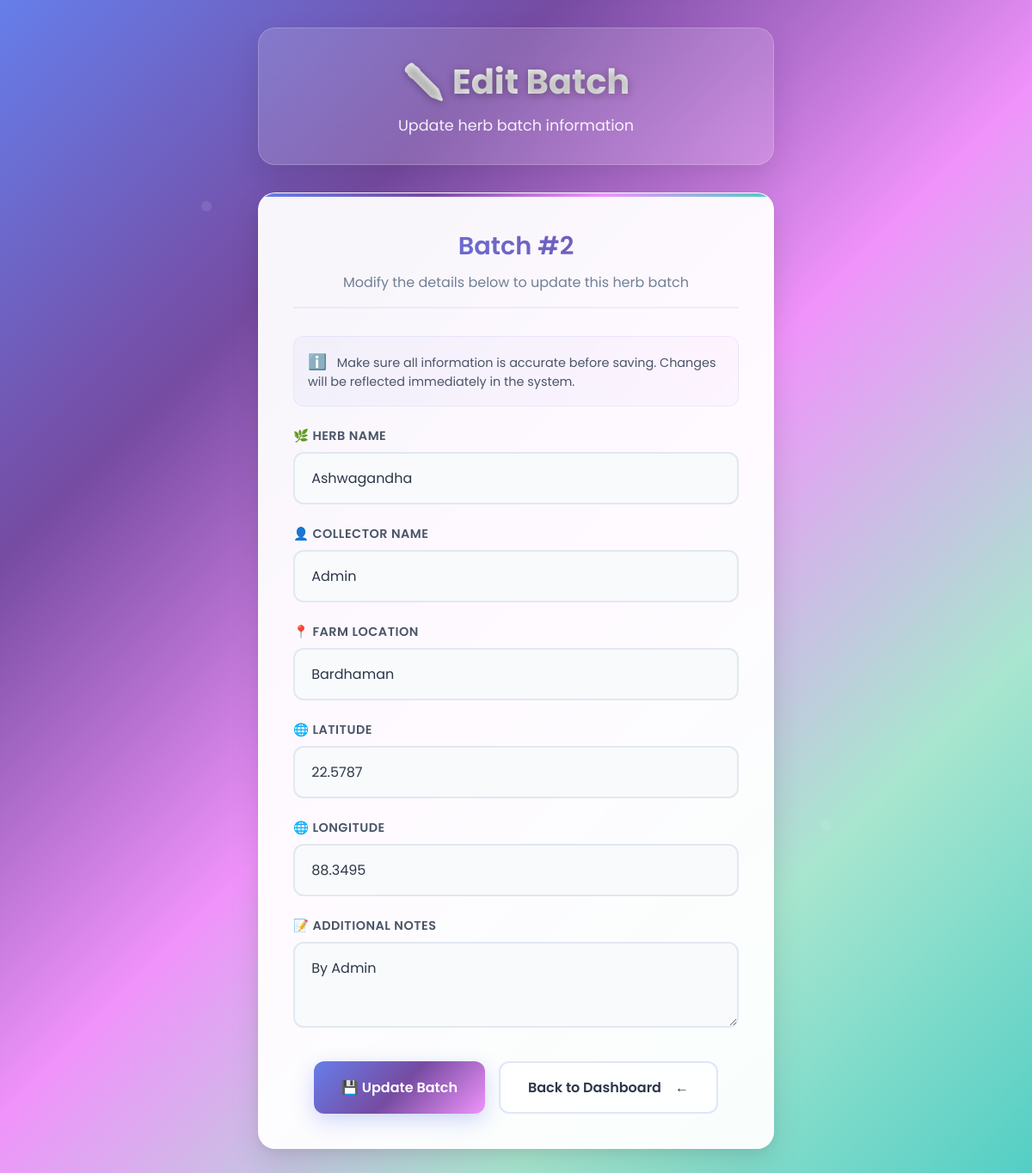
Page /edit_batch/2 (signed in) on the committed database.
### models.py (models this page shows, shortened)
class HerbBatch(db.Model):
    __tablename__ = 'herb_batch'
    id = db.Column(db.Integer, primary_key=True)
    herb_name = db.Column(db.String(120), nullable=False)
    collector = db.Column(db.String(120))
    farm_location = db.Column(db.String(256))
    collected_on = db.Column(db.DateTime, default=datetime.utcnow)  # Full timestamp
    latitude = db.Column(db.Float)        # Geo-tag: Latitude
    longitude = db.Column(db.Float)       # Geo-tag: Longitude
    geo_precision = db.Column(db.Float)   # Optional: GPS accuracy in meters
    notes = db.Column(db.Text)
    qr_code_data = db.Column(db.String(512))  # Encoded QR content or image path
    blockchain_tx = db.Column(db.String(256))  # Future Fabric integration
    user_id = db.Column(db.Integer, db.ForeignKey('user.id'), nullable=False)

### app.py (the view, shortened to what this page needs)
@app.route('/edit_batch/<int:batch_id>', methods=['GET', 'POST'])
@login_required
def edit_batch(batch_id):
    batch = HerbBatch.query.get_or_404(batch_id)
    if batch.user_id != session['user_id']:
        flash("You don't have permission to edit this batch", "danger")
        return redirect(url_for('dashboard'))
    return render_template('edit_batch.html', batch=batch)

### app.py (called while the page is built)
def login_required(f):
    from functools import wraps
    @wraps(f)
    def wrapper(*args, **kwargs):
        if 'user_id' not in session:
            return redirect(url_for('login'))
        return f(*args, **kwargs)
    return wrapper

### templates/edit_batch.html (shortened to what this page needs)
<!DOCTYPE html>
<html lang="en">
<head>
</head>
<body>
    <div class="container">
        <div class="header">
            <h1>✏️ Edit Batch</h1>
            <p>Update herb batch information</p>
        </div>
        <div class="edit-card">
            <div class="form-title">
                <h2>Batch #{{ batch.id }}</h2>
                <p class="batch-info">Modify the details below to update this herb batch</p>
            </div>
            <div class="info-box">
                Make sure all information is accurate before saving. Changes will be reflected immediately in the system.
            </div>
            <form method="POST" id="editForm">
                <div class="form-group">
                    <label for="herb_name">🌿 Herb Name</label>
                    <input type="text" name="herb_name" id="herb_name" value="{{ batch.herb_name }}" required placeholder="Enter herb name">
                </div>
                <div class="form-group">
                    <label for="collector">👤 Collector Name</label>
                    <input type="text" name="collector" id="collector" value="{{ batch.collector }}" required placeholder="Enter collector name">
                </div>
                <div class="form-group">
                    <label for="farm_location">📍 Farm Location</label>
                    <input type="text" name="farm_location" id="farm_location" value="{{ batch.farm_location }}" required placeholder="Enter farm location">
                </div>
                <div class="form-group">
                    <label for="latitude">🌐 Latitude</label>
                    <input type="text" name="latitude" id="latitude" value="{{ batch.latitude or '' }}" placeholder="Enter latitude (optional)">
                </div>
                <div class="form-group">
                    <label for="longitude">🌐 Longitude</label>
                    <input type="text" name="longitude" id="longitude" value="{{ batch.longitude or '' }}" placeholder="Enter longitude (optional)">
                </div>
                <div class="form-group">
                    <label for="notes">📝 Additional Notes</label>
                    <textarea name="notes" id="notes" placeholder="Enter any additional information about this batch...">{{ batch.notes or '' }}</textarea>
                </div>
                <div class="button-group">
                    <button type="submit" class="btn btn-primary">
                        💾 Update Batch
                    </button>
                    <a href="{{ url_for('dashboard') }}" class="btn btn-secondary">
                        Back to Dashboard
                    </a>
                </div>
            </form>
        </div>
    </div>
</body>
</html>

### templates/edit_batch.html (style rules this page uses)
* { margin: 0; padding: 0; box-sizing: border-box; }
body { font-family: 'Poppins', sans-serif; background: linear-gradient(135deg, #667eea 0%, #764ba2 25%, #f093fb 50%, #a8e6cf 75%, #4ecdc4 100%); min-height: 100vh; position: relative; overflow-x: hidden; padding: 2rem 1rem; }
body::before { content: ''; position: fixed; top: 0; left: 0; width: 100%; height: 100%; pointer-events: none; z-index: 0; }
.container { max-width: 600px; margin: 0 auto; position: relative; z-index: 1; }
.header { background: rgba(255, 255, 255, 0.15); backdrop-filter: blur(20px); -webkit-backdrop-filter: blur(20px); border: 1px solid rgba(255, 255, 255, 0.2); padding: 2rem; border-radius: 20px; margin-bottom: 2rem; text-align: center; box-shadow: 0 15px 35px rgba(0, 0, 0, 0.1); animation: slideDown 0.8s ease-out; }
.header h1 { color: #ffffff; font-size: 2.5rem; font-weight: 700; text-shadow: 0 2px 10px rgba(0, 0, 0, 0.3); margin-bottom: 0.5rem; background: linear-gradient(45deg, #ffffff, #f0f0f0); -webkit-background-clip: text; -webkit-text-fill-color: transparent; background-clip: text; }
.header p { color: rgba(255, 255, 255, 0.9); font-size: 1.1rem; font-weight: 400; }
.edit-card { background: rgba(255, 255, 255, 0.95); backdrop-filter: blur(20px); -webkit-backdrop-filter: blur(20px); border: 1px solid rgba(255, 255, 255, 0.3); border-radius: 20px; padding: 2.5rem; box-shadow: 0 15px 35px rgba(0, 0, 0, 0.1), 0 5px 15px rgba(0, 0, 0, 0.05); position: relative; overflow: hidden; animation: slideUp 0.8s ease-out 0.2s both; margin-bottom: 2rem; }
.edit-card::before { content: ''; position: absolute; top: 0; left: 0; right: 0; height: 4px; background: linear-gradient(90deg, #667eea, #764ba2, #f093fb, #4ecdc4); border-radius: 20px 20px 0 0; }
.form-title { text-align: center; margin-bottom: 2rem; padding-bottom: 1rem; border-bottom: 2px solid rgba(102, 126, 234, 0.1); }
.form-title h2 { color: #2d3748; font-size: 1.8rem; font-weight: 600; margin-bottom: 0.5rem; background: linear-gradient(45deg, #667eea, #764ba2); -webkit-background-clip: text; -webkit-text-fill-color: transparent; background-clip: text; }
.form-title .batch-info { color: #718096; font-size: 1rem; font-weight: 400; }
.form-group { margin-bottom: 1.5rem; position: relative; }
.form-group label { display: block; color: #4a5568; font-weight: 600; font-size: 0.9rem; text-transform: uppercase; letter-spacing: 0.5px; margin-bottom: 0.5rem; display: flex; align-items: center; gap: 0.5rem; }
.form-group input, .form-group textarea { width: 100%; padding: 1rem 1.2rem; border: 2px solid #e2e8f0; border-radius: 12px; background: #f8fafc; color: #2d3748; font-size: 1rem; font-weight: 400; transition: all 0.3s cubic-bezier(0.4, 0, 0.2, 1); font-family: 'Poppins', sans-serif; }
.form-group textarea { min-height: 100px; resize: vertical; }
.form-group input::placeholder, .form-group textarea::placeholder { color: #a0aec0; font-weight: 300; }
.info-box { background: linear-gradient(45deg, rgba(102, 126, 234, 0.05), rgba(240, 147, 251, 0.05)); border: 1px solid rgba(102, 126, 234, 0.1); border-radius: 12px; padding: 1rem; margin-bottom: 1.5rem; color: #4a5568; font-size: 0.9rem; line-height: 1.5; }
.info-box::before { content: 'ℹ️'; display: inline-block; margin-right: 8px; font-size: 1.1rem; }
.button-group { display: flex; gap: 1rem; justify-content: center; margin-top: 2rem; flex-wrap: wrap; }
.btn { display: inline-flex; align-items: center; gap: 0.5rem; padding: 1rem 2rem; border: none; border-radius: 12px; font-weight: 600; font-size: 1rem; text-decoration: none; transition: all 0.3s cubic-bezier(0.4, 0, 0.2, 1); position: relative; overflow: hidden; cursor: pointer; font-family: 'Poppins', sans-serif; }
.btn-primary { background: linear-gradient(135deg, #667eea 0%, #764ba2 50%, #f093fb 100%); color: #ffffff; box-shadow: 0 8px 25px rgba(102, 126, 234, 0.3); }
.btn-secondary { background: rgba(255, 255, 255, 0.8); color: #2d3748; border: 2px solid rgba(102, 126, 234, 0.2); }
.btn::before { content: ''; position: absolute; top: 0; left: -100%; width: 100%; height: 100%; background: linear-gradient(45deg, transparent, rgba(255, 255, 255, 0.3), transparent); transition: left 0.5s; }
.btn-secondary::after { content: '←'; margin-left: 0.5rem; }

### rows in the picture
HerbBatch: id "2", herb_name "Ashwagandha", collector "Admin", farm_location "Bardhaman", latitude "22.5787", longitude "88.3495", notes "By Admin"
